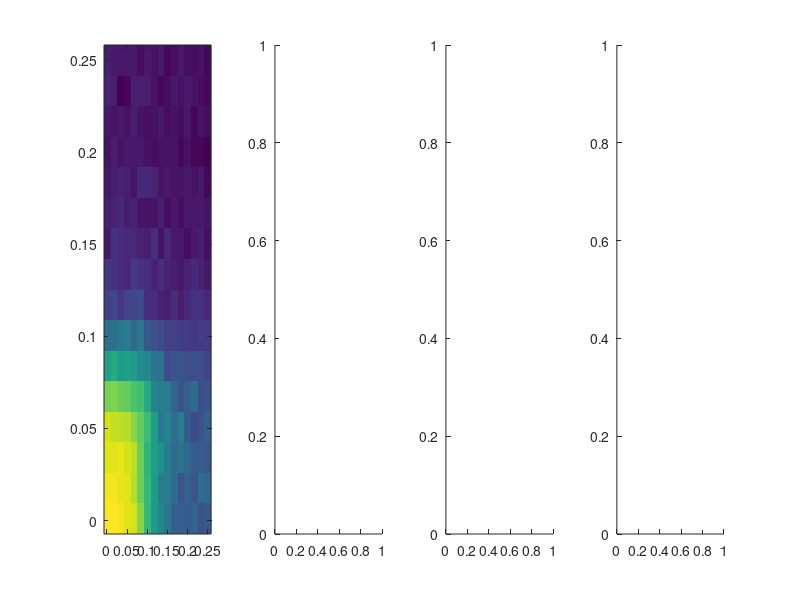

The MATLAB source for this figure: (Note: this script raises an error after producing the figure.)
% Load one of these files and run the script
%load('./Results/Schaeffer214-Model/CTRL_block_var_noise_17x17_evals_adhd.mat')

load('./Results/Schaeffer214-Model/CTRL_block_var_noise_16x16_evals_ctrl.mat')
%load('./Results/Schaeffer214-Model/CTRL_block_var_noise_16x16_evals_adhd.mat')


figure_handle = figure;

% 
for kk=1:4
    ax(kk) = subplot(1, 4, kk);
end


% Get axis data and square to get variance info
% Variance in the hubs
vsh = unique(VSH).^2;
% Variance in the periphery
vsp = unique(VSP).^2;

title_str = {'all', 'h-h', 'feeder', 'p-p'};

% Get results for all type of connections
% All connections
r(1).map = reshape(median(r_ctrl_esc_afc.all_edges), size(VSH));
% Hub-Hub connections
r(2).map = reshape(median(r_ctrl_esc_afc.hub_edges), size(VSH));
% Feeder
r(3).map = reshape(median(r_ctrl_esc_afc.feed_edges), size(VSH));
% Periphery
r(4).map = reshape(median(r_ctrl_esc_afc.periphery_edges), size(VSH));

min_r_val = [];
max_r_val = [];

for kk=1:4
    min_r_val = [min_r_val min(r(kk).map)];
    max_r_val = [max_r_val max(r(kk).map)];
end

min_r_val = min(min_r_val);
max_r_val = max(max_r_val);


for kk=1:4
    ih(kk) = imagesc(ax(kk), vsh, vsp, r(kk).map);
    set(ax(kk), 'YDir', 'Normal')
    ax(kk).XLim = [min(vsh(:)) max(vsh(:))];
    ax(kk).YLim = [min(vsp(:)) max(vsp(:))];
    caxis(ax(kk), [min_r_val max_r_val])
    ax(kk).Title.String = title_str{kk};
    ax(kk).XLabel.String = 'Var[\sigma_H]';
    ax(kk).YLabel.String = 'Var[\sigma_P]';
end

% Colornar object
ch = colorbar;
ch.LineWidth = 1.5;
ch.AxisLocationMode = 'manual';
ch.Position = [0.9301 0.2057 0.0106 0.6971];

% Plot the results for feeder locations
figure_handle_feeder = figure;
ax_f = subplot(1,1,1);

ih(5) = imagesc(ax_f, vsh, vsp, imgaussfilt(r(3).map, 5));
set(ax_f, 'YDir', 'Normal')
ax_f.XLim = [min(vsh(:)) max(vsh(:))];
ax_f.YLim = [min(vsp(:)) max(vsp(:))];
caxis(ax_f, [min(r(3).map(:)) max(r(3).map(:))])
ax_f.Title.String = title_str{3};
ax_f.XLabel.String = 'Var[\sigma_H]';
ax_f.YLabel.String = 'Var[\sigma_P]';
axis square
hold(ax_f, 'on')
plot(ax_f, vsh, vsp, 'k')

%plot(ax_f, vhc, vpc, 'w.', 'markersize', 14)
plot(ax_f, vha, vpa, 'r.', 'markersize', 14)

rva = vha ./ vpa;
rvc = vhc ./ vpc;


%plot(ax_f, rva.*vsp, vsp, 'color', [1 0 0 0.1])
%plot(ax_f, rvc.*vsp, vsp, 'color', [1 1 1 0.1])


ch_f = colorbar;
ch_f.LineWidth = 1.5;
ch_f.AxisLocationMode = 'manual';
ch_f.Position = [0.9301 0.2057 0.0106 0.6971];
